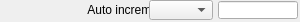
   <widget class="caFrame" name="caFrame_3">
    <property name="geometry">
     <rect>
      <x>407</x>
      <y>173</y>
      <width>300</width>
      <height>22</height>
     </rect>
    </property>
    <widget class="caLabel" name="caLabel_3">
     <property name="geometry">
      <rect>
       <x>0</x>
       <y>0</y>
       <width>168</width>
       <height>20</height>
      </rect>
     </property>
     <property name="frameShape">
      <enum>QFrame::NoFrame</enum>
     </property>
     <property name="text">
      <string>Auto increment</string>
     </property>
     <property name="alignment">
      <set>Qt::AlignAbsolute|Qt::AlignRight|Qt::AlignTrailing|Qt::AlignVCenter</set>
     </property>
     <property name="fontScaleMode">
      <enum>ESimpleLabel::WidthAndHeight</enum>
     </property>
     <property name="foreground">
      <color>
       <red>0</red>
       <green>0</green>
       <blue>0</blue>
      </color>
     </property>
     <property name="background">
      <color alpha="0">
       <red>0</red>
       <green>0</green>
       <blue>0</blue>
      </color>
     </property>
    </widget>
    <widget class="caMenu" name="caMenu_0">
     <property name="geometry">
      <rect>
       <x>149</x>
       <y>0</y>
       <width>64</width>
       <height>20</height>
      </rect>
     </property>
     <property name="channel" stdset="0">
      <string>$(P)$(R)AutoIncrement</string>
     </property>
     <property name="colorMode">
      <enum>caMenu::Static</enum>
     </property>
     <property name="foreground">
      <color>
       <red>0</red>
       <green>0</green>
       <blue>0</blue>
      </color>
     </property>
     <property name="background">
      <color>
       <red>115</red>
       <green>223</green>
       <blue>255</blue>
      </color>
     </property>
    </widget>
    <widget class="caLineEdit" name="caLineEdit_2">
     <property name="geometry">
      <rect>
       <x>218</x>
       <y>1</y>
       <width>80</width>
       <height>18</height>
      </rect>
     </property>
     <property name="alignment">
      <set>Qt::AlignAbsolute|Qt::AlignLeading|Qt::AlignLeft|Qt::AlignVCenter</set>
     </property>
     <property name="channel" stdset="0">
      <string>$(P)$(R)AutoIncrement_RBV</string>
     </property>
     <property name="foreground">
      <color>
       <red>10</red>
       <green>0</green>
       <blue>184</blue>
      </color>
     </property>
     <property name="background">
      <color>
       <red>187</red>
       <green>187</green>
       <blue>187</blue>
      </color>
     </property>
     <property name="colorMode">
      <enum>caLineEdit::Static</enum>
     </property>
     <property name="precisionMode">
      <enum>caLineEdit::Channel</enum>
     </property>
     <property name="limitsMode">
      <enum>caLineEdit::Channel</enum>
     </property>
     <property name="maxValue">
      <double>1.000000000000000</double>
     </property>
     <property name="minValue">
      <double>0.000000000000000</double>
     </property>
     <property name="fontScaleMode">
      <enum>caLineEdit::WidthAndHeight</enum>
     </property>
     <property name="formatType">
      <enum>caLineEdit::decimal</enum>
     </property>
    </widget>
   </widget>
